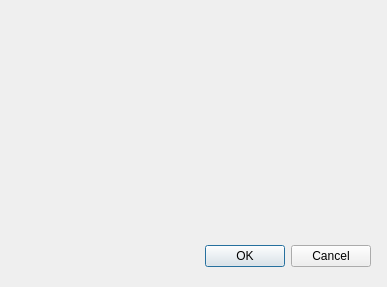
<?xml version="1.0" encoding="UTF-8"?>
<ui version="4.0">
 <class>WarningWindow</class>
 <widget class="QDialog" name="WarningWindow">
  <property name="geometry">
   <rect>
    <x>0</x>
    <y>0</y>
    <width>387</width>
    <height>287</height>
   </rect>
  </property>
  <property name="windowTitle">
   <string>Dialog</string>
  </property>
  <widget class="QDialogButtonBox" name="buttonBox">
   <property name="geometry">
    <rect>
     <x>30</x>
     <y>240</y>
     <width>341</width>
     <height>32</height>
    </rect>
   </property>
   <property name="orientation">
    <enum>Qt::Orientation::Horizontal</enum>
   </property>
   <property name="standardButtons">
    <set>QDialogButtonBox::StandardButton::Cancel|QDialogButtonBox::StandardButton::Ok</set>
   </property>
  </widget>
 </widget>
 <resources/>
 <connections>
  <connection>
   <sender>buttonBox</sender>
   <signal>accepted()</signal>
   <receiver>WarningWindow</receiver>
   <slot>accept()</slot>
   <hints>
    <hint type="sourcelabel">
     <x>248</x>
     <y>254</y>
    </hint>
    <hint type="destinationlabel">
     <x>157</x>
     <y>274</y>
    </hint>
   </hints>
  </connection>
  <connection>
   <sender>buttonBox</sender>
   <signal>rejected()</signal>
   <receiver>WarningWindow</receiver>
   <slot>reject()</slot>
   <hints>
    <hint type="sourcelabel">
     <x>316</x>
     <y>260</y>
    </hint>
    <hint type="destinationlabel">
     <x>286</x>
     <y>274</y>
    </hint>
   </hints>
  </connection>
 </connections>
</ui>
